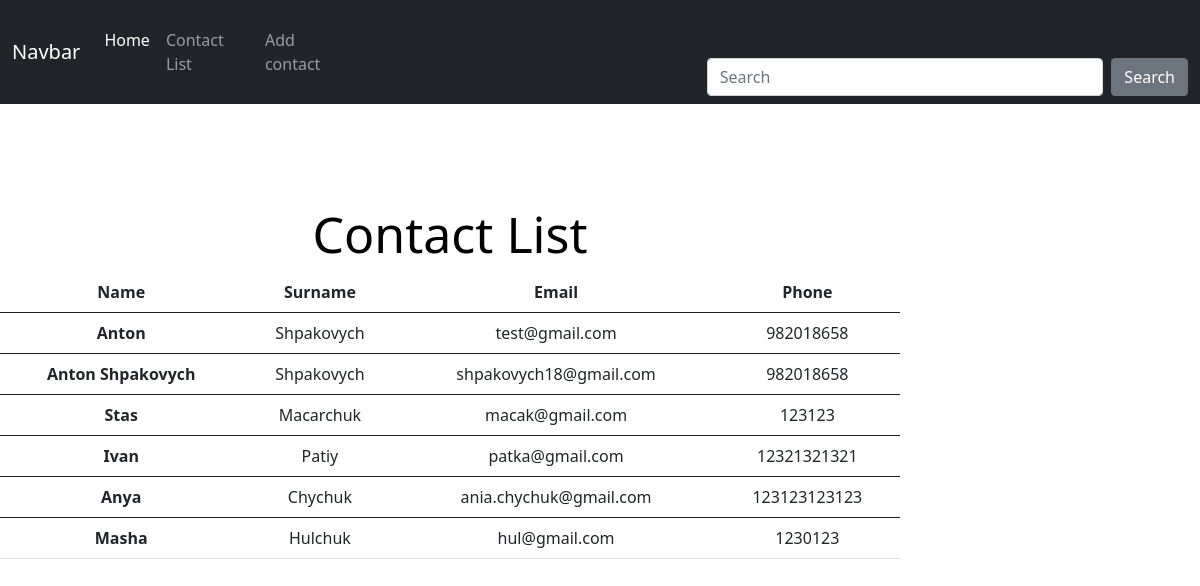
Screenshot of /contact-list/ with the database file from the repository.
### add_contact/models.py (models this page shows, shortened)
class Contact(models.Model):
    name = models.CharField('name', max_length=50)
    sur_name = models.CharField('surname', max_length=50)
    email = models.EmailField('email')
    phone = models.IntegerField('phone')
    class Meta:
        verbose_name = 'Contacts'
        verbose_name_plural = 'Contacts'

### contact_list/views.py (the view)
# urls.py: path('', ContactListView.as_view(), name='contact-list')
class ContactListView(ListView):
    model = Contact
    template_name = 'contact_list/contact-list.html'
    context_object_name = 'contact'

### contact_list/templates/contact_list/contact-list.html (shortened to what this page needs)
{% extends 'main/layout.html' %}
{% block content %}
    <div class="features">
      <h1>Contact List</h1>
      <table class="table">
        <thead>
          <tr>
            <th scope="col">Name</th>
            <th scope="col">Surname</th>
            <th scope="col">Email</th>
            <th scope="col">Phone</th>
          </tr>
        </thead>
        {% for contact in object_list %}
        <tbody>
          <tr>
            <th scope="row">{{contact.name}}</th>
            <td>{{contact.sur_name}}</td>
            <td>{{contact.email}}</td>
            <td>{{contact.phone}}</td>
          </tr>
          </tbody>
        {% endfor %}
      </table>
    </div>
{% endblock %}

### main/templates/main/layout.html (shortened to what this page needs)
{% load static %}
<!DOCTYPE html>
<html lang="en">
<head>
    <link rel="stylesheet" href="https://cdn.jsdelivr.net/npm/bootstrap@5.0.2/dist/css/bootstrap.min.css">
    <link rel="stylesheet" href="{% static 'main/css/main.css' %}">
</head>
<body>
    <nav class="navbar navbar-expand-lg navbar-dark bg-dark">
        <div class="container-fluid">
          <a class="navbar-brand" href="#">Navbar</a>
          <div class="collapse navbar-collapse" id="navbarColor02">
            <ul class="navbar-nav me-auto">
              <li class="nav-item">
                <a class="nav-link active" href="{% url 'home' %}">Home
                </a>
              </li>
              <li class="nav-item">
                <a class="nav-link" href="{% url 'contact-list' %}">Contact List</a>
              </li>
              <li class="nav-item">
                <a class="nav-link" href="{% url 'add-contact' %}">Add contact</a>
              </li>
            </ul>
            <form class="d-flex">
              <input class="form-control me-sm-2" type="text" placeholder="Search">
              <button class="btn btn-secondary my-2 my-sm-0" type="submit">Search</button>
            </form>
          </div>
        </div>
      </nav>
      <div class="main">
        {% block content %}
        {% endblock %}
      </div>
</body>
</html>

### main/static/main/css/main.css (style rules this page uses)
.main .features { float: left; color:black ; margin-top: 100px; text-align: center; width: 75%; }
.main .features h1 { font-size: 50px; }
form { margin-left: 32%; width: 500px; margin-top: 50px; }

### rows the page displays
Contact: name "Anton", sur_name "Shpakovych", email "test@gmail.com", phone "982018658"
Contact: name "Anton Shpakovych", sur_name "Shpakovych", email "shpakovych18@gmail.com", phone "982018658"
Contact: name "Stas", sur_name "Macarchuk", email "macak@gmail.com", phone "123123"
Contact: name "Ivan", sur_name "Patiy", email "patka@gmail.com", phone "12321321321"
Contact: name "Anya", sur_name "Chychuk", email "ania.chychuk@gmail.com", phone "123123123123"
Contact: name "Masha", sur_name "Hulchuk", email "hul@gmail.com", phone "1230123"
